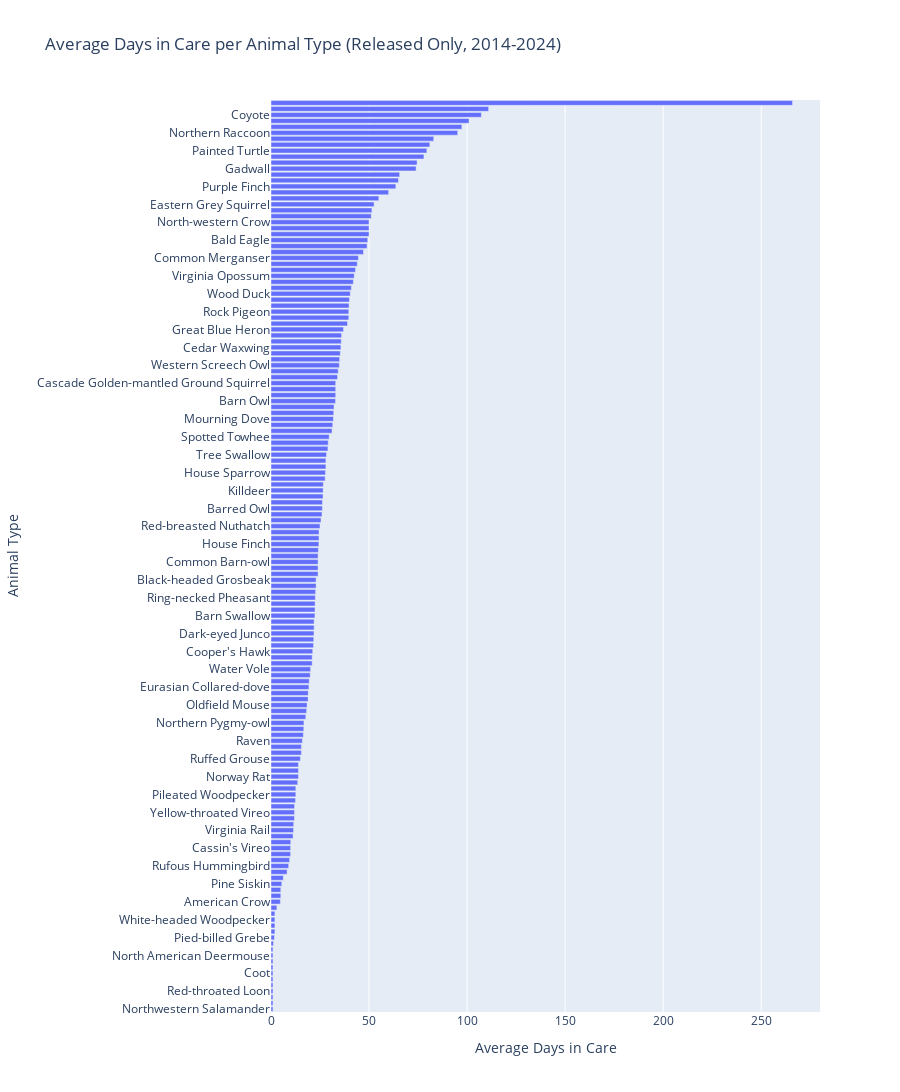

This figure's notebook cell:
### Markdown cell above
## Average number of days of care by Animal Common Name

### Code cell
released_df = df[df["patients_disposition"] == "Released"]

# Drop missing or invalid values
released_df = released_df.dropna(subset=["patients_days_in_care", "patients_common_name"])
released_df["patients_days_in_care"] = pd.to_numeric(released_df["patients_days_in_care"], errors='coerce')

# Compute average days in care per animal type and count
avg_days = (
    released_df
    .groupby("patients_common_name")["patients_days_in_care"]
    .agg(['mean', 'count'])
    .reset_index()
)
avg_days.columns = ["patients_common_name", "patients_days_in_care", "release_count"]
avg_days = avg_days.sort_values("patients_days_in_care", ascending=True)  # Ascending for horizontal bar (longest at top)

# Plot using Plotly - horizontal bar chart
fig = px.bar(
    avg_days,
    y="patients_common_name",
    x="patients_days_in_care",
    orientation='h',
    hover_data={"patients_days_in_care": ':.2f', "release_count": ':.0f'},
    labels={
        "patients_common_name": "Animal Type", 
        "patients_days_in_care": "Average Days in Care",
        "release_count": "Total Released"
    },
    title="Average Days in Care per Animal Type (Released Only, 2014-2024)",
    height=max(400, len(avg_days) * 25)  # Dynamic height based on number of species
)

# Customize hover template
fig.update_traces(
    hovertemplate='<b>%{y}</b><br>' +
                  'Average Days in Care: %{x:.2f}<br>' +
                  'Total Released: %{customdata[0]:.0f}' +
                  '<extra></extra>'
)

fig.update_layout(
    yaxis={'categoryorder':'total ascending'},  # Ensures bars are sorted by value
    margin=dict(l=200),  # More left margin for animal names
    hoverlabel=dict(
        bgcolor="white",  # White background
        font_size=14,
        font_family="Arial",
        font_color="black",  # Black text
        bordercolor="black"  # Black border for definition
    )
)
fig.show()
fig.write_html("14to24/days_before_release_14to24.html")

### Figure 1 — Plotly figure (JSON) as saved in the notebook; plotly's stock layout.template omitted (floating-point values rounded to 4 significant figures; data arrays with more than 128 entries replaced by an {"elided": "..."} marker saying what was removed)
{"data": [{"customdata": {"elided": "153x1 int values"}, "hovertemplate": "<b>%{y}</b><br>Average Days in Care: %{x:.2f}<br>Total Released: %{customdata[0]:.0f}<extra></extra>", "legendgroup": "", "marker": {"color": "#636efa", "pattern": {"shape": ""}}, "name": "", "orientation": "h", "showlegend": false, "textposition": "auto", "type": "bar", "x": {"elided": "153 float values"}, "xaxis": "x", "y": {"elided": "153 str values"}, "yaxis": "y"}], "layout": {"barmode": "relative", "height": 3825, "hoverlabel": {"bgcolor": "white", "bordercolor": "black", "font": {"color": "black", "family": "Arial", "size": 14}}, "legend": {"tracegroupgap": 0}, "margin": {"l": 200}, "title": {"text": "Average Days in Care per Animal Type (Released Only, 2014-2024)"}, "xaxis": {"anchor": "y", "domain": [0, 1], "title": {"text": "Average Days in Care"}}, "yaxis": {"anchor": "x", "categoryorder": "total ascending", "domain": [0, 1], "title": {"text": "Animal Type"}}}}
